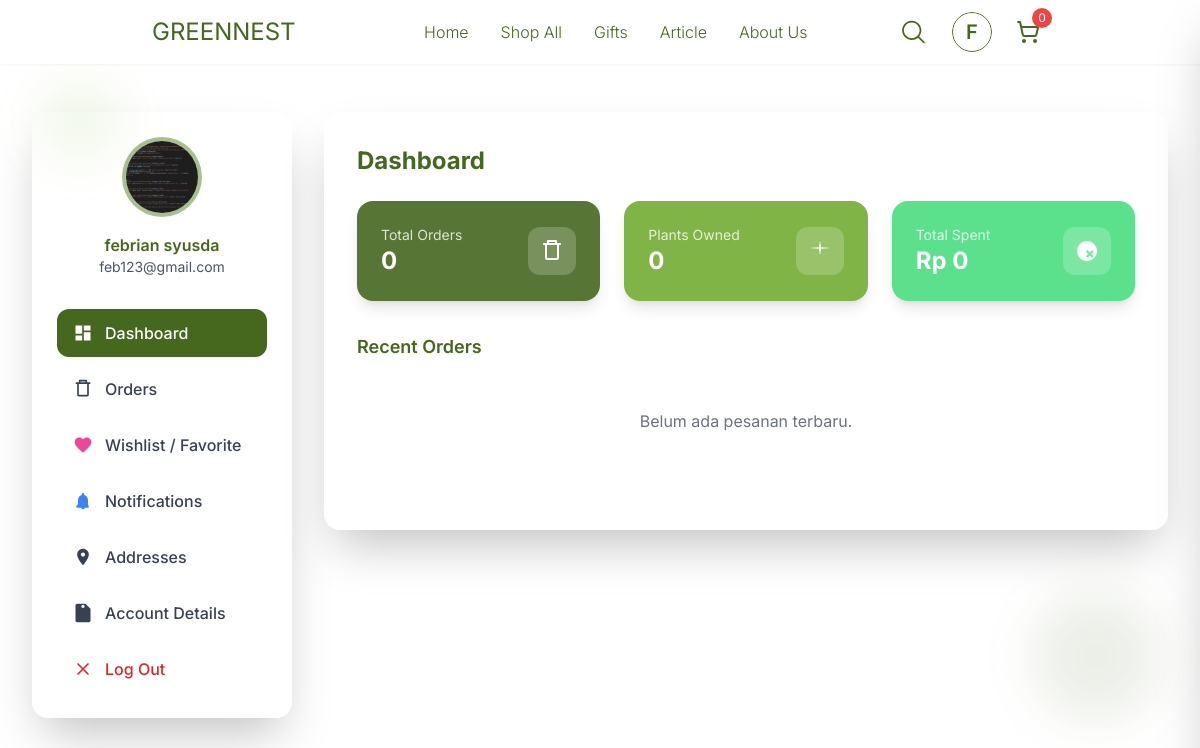
Before: /pengaturan.php (signed in) with the older database file.
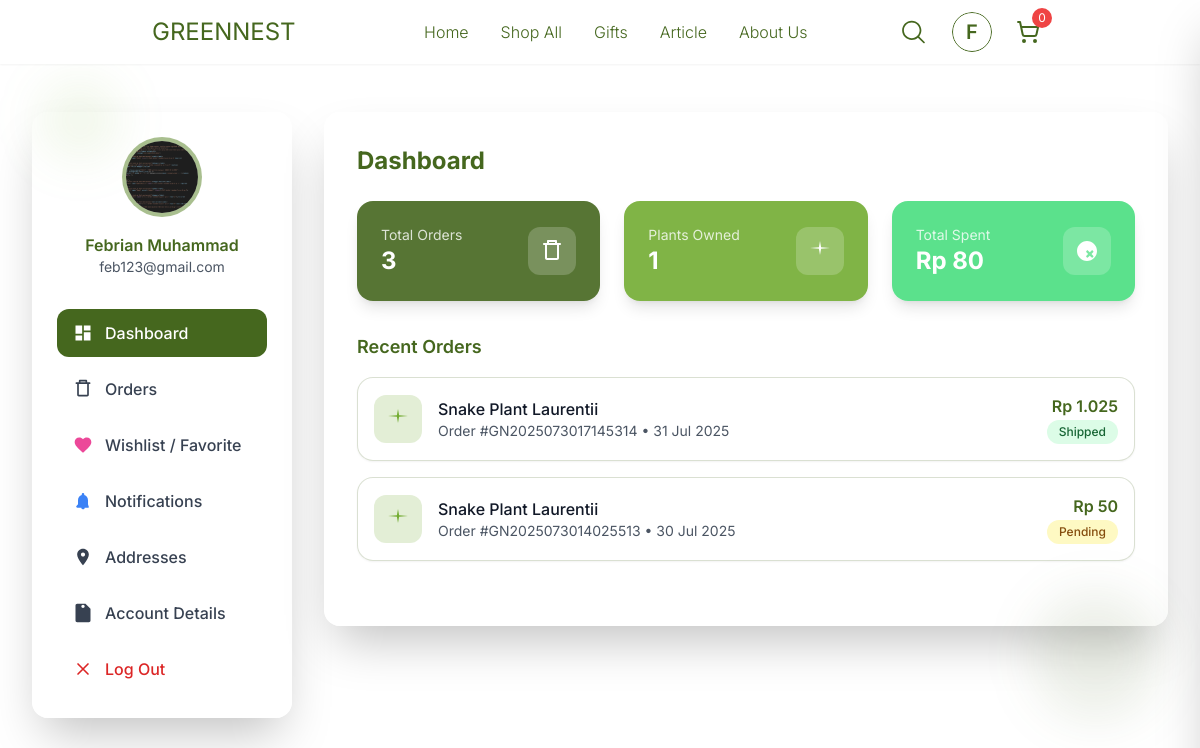
After: the same page with the newer database file.
### tables this page shows
CREATE TABLE `users` (
  `id` int NOT NULL,
  `name` varchar(100) DEFAULT NULL,
  `email` varchar(100) DEFAULT NULL,
  `password` varchar(255) DEFAULT NULL,
  `phone` varchar(20) DEFAULT NULL,
  `created_at` datetime DEFAULT NULL,
  `updated_at` datetime DEFAULT NULL,
  `profile_image` varchar(255) DEFAULT NULL,
  `is_admin` int DEFAULT '0'
);

CREATE TABLE `orders` (
  `id` int NOT NULL,
  `user_id` int DEFAULT NULL,
  `order_date` datetime DEFAULT NULL,
  `status` enum('pending','paid','shipped','delivered','completed','cancelled') DEFAULT NULL,
  `total_amount` decimal(10,2) DEFAULT NULL,
  `shipping_cost` decimal(10,2) DEFAULT '0.00',
  `payment_method` enum('transfer','ewallet','cod') DEFAULT NULL,
  `bukti_pembayaran` varchar(255) DEFAULT NULL,
  `shipping_address` text,
  `tracking_number` varchar(100) DEFAULT NULL,
  `created_at` datetime DEFAULT NULL
);

### component/cart-sidebar.php (called while the page is built, shortened)
<?php
$userId = $_SESSION['user_id'] ?? 0;
?>

### pengaturan.php (shortened to what the rows shown need)
<?php
require_once 'config/db.php';
$userId = $_SESSION['user_id'];
$userNotFound = false;
if (!isset($activeTab)) {
  $activeTab = isset($_GET['tab']) ? $_GET['tab'] : 'dashboard';
}
$userQuery = $conn->prepare("SELECT * FROM users WHERE id = ?");
$userQuery->bind_param('i', $userId);
$userQuery->execute();
$userResult = $userQuery->get_result();
$userData = $userResult->fetch_assoc();
?>
  <!DOCTYPE html>
<html lang="en">
  <head>
    <link rel="stylesheet" href="./src/output.css" />
    <link rel="stylesheet" href="./src/style.css" />
  </head>
  <body class="min-h-screen bg-white">
    <?php include('component/navbar.php'); ?>
    <div class="max-w-7xl mx-auto px-4 sm:px-6 lg:px-8 py-8">
      <div class="grid grid-cols-1 lg:grid-cols-4 gap-8 mt-20">
        <div class="lg:col-span-1">
          <div class="bg-white/80 backdrop-blur-md rounded-2xl shadow-2xl p-6 border border-white/20 sticky top-24">
            <div class="text-center mb-8">
              <?php if ($userNotFound): ?>
                <div class="mb-4 text-red-600">Data user tidak ditemukan di database.</div>
                <div class="w-20 h-20 bg-secondary/30 rounded-full flex items-center justify-center mx-auto mb-4 border-4 border-primary/30">
                  <span class="text-2xl font-bold text-white">?</span>
                </div>
                <h3 class="font-semibold text-primary">Belum diisi</h3>
                <p class="text-sm text-gray-600">Belum diisi</p>
              <?php else: ?>
                <div class="w-20 h-20 bg-secondary/30 rounded-full flex items-center justify-center mx-auto mb-4 border-4 border-primary/30 relative group cursor-pointer" id="profileImageWrapper">
                  <?php
                    if (!empty($userData['profile_image'])) {
                      echo '<img src="' . htmlspecialchars($userData['profile_image']) . '" alt="Foto Profil" class="w-full h-full object-cover rounded-full transition duration-200 group-hover:brightness-75" id="profileImage" />';
                    }
                  ?>
                </div>
                <h3 class="font-semibold text-primary">
                  <?php echo (isset($userData['name']) && $userData['name']) ? htmlspecialchars($userData['name']) : 'Belum diisi'; ?>
                </h3>
                <p class="text-sm text-gray-600">
                  <?php echo (isset($userData['email']) && $userData['email']) ? htmlspecialchars($userData['email']) : 'Belum diisi'; ?>
                </p>
              <?php endif; ?>
            </div>
          </div>
        </div>
        <div class="lg:col-span-3">
          <div id="content-dashboard" class="content-section <?php echo $activeTab !== 'dashboard' ? 'hidden' : ''; ?>">
            <div class="bg-white/80 backdrop-blur-md rounded-2xl shadow-2xl p-8 border border-white/20 mb-8">
              <h2 class="text-2xl font-bold text-primary mb-6">Dashboard</h2>
              <?php
                $recentOrdersQuery = $conn->prepare("
                  SELECT o.*, GROUP_CONCAT(p.name SEPARATOR ', ') as product_names
                  FROM orders o
                  LEFT JOIN order_items oi ON o.id = oi.order_id
                  LEFT JOIN products p ON oi.product_id = p.id
                  WHERE o.user_id = ?
                  GROUP BY o.id
                  ORDER BY o.order_date DESC
                  LIMIT 2
                ");
                $recentOrdersQuery->bind_param('i', $userId);
                $recentOrdersQuery->execute();
                $recentOrdersResult = $recentOrdersQuery->get_result();
                $recentOrders = [];
                while ($row = $recentOrdersResult->fetch_assoc()) {
                  $recentOrders[] = $row;
                }
              ?>
              <div class="mb-8">
                <div class="space-y-4">
                  <?php if (empty($recentOrders)): ?>
                    <div class="text-center text-gray-500 py-8">Belum ada pesanan terbaru.</div>
                  <?php else: ?>
                    <?php foreach ($recentOrders as $order): ?>
                      <div class="flex items-center justify-between p-4 bg-white/70 rounded-2xl border border-primary/20 shadow-sm">
                        <div class="flex items-center">
                          <div class="w-12 h-12 bg-secondary/20 rounded-xl flex items-center justify-center mr-4">
                            <svg class="w-6 h-6 text-secondary" fill="currentColor" viewBox="0 0 24 24">
                              <path d="M12 2L13.09 8.26L22 9L13.09 9.74L12 16L10.91 9.74L2 9L10.91 8.26L12 2Z" />
                            </svg>
                          </div>
                          <div>
                            <p class="font-medium text-gray-900"><?php echo htmlspecialchars($order['product_names']); ?></p>
                            <p class="text-sm text-gray-600">Order #<?php echo htmlspecialchars($order['tracking_number'] ?? $order['id']); ?> • <?php echo date('d M Y', strtotime($order['order_date'])); ?></p>
                          </div>
                        </div>
                        <div class="text-right">
                          <p class="font-semibold text-primary">Rp <?php echo number_format($order['total_amount'] + $order['shipping_cost'], 0, ',', '.'); ?></p>
                          <span class="inline-block px-3 py-1 text-xs font-medium rounded-full
  <?php
    $statusClass = [
      'pending' => 'bg-yellow-100 text-yellow-800',
      'paid' => 'bg-blue-100 text-blue-800',
      'shipped' => 'bg-green-100 text-green-800',
      'delivered' => 'bg-green-100 text-green-800',
      'completed' => 'bg-secondary/20 text-secondary',
      'cancelled' => 'bg-red-100 text-red-800'
    ];
    echo $statusClass[$order['status']] ?? 'bg-gray-100 text-gray-800';
  ?>">
  <?php echo ucfirst($order['status']); ?>
</span>
                        </div>
                      </div>
                    <?php endforeach; ?>
                  <?php endif; ?>
                </div>
              </div>
            </div>
          </div>
        </div>
      </div>
    </div>
  </body>
</html>

Changed rows visible on the page:
changed users "feb123@gmail.com": name "febrian syusda" → "Febrian Muhammad"
added orders: product_names "Snake Plant Laurentii", tracking_number "GN2025073017145314", order_date "31 Jul 2025", $order['total_amount'] + $order['shipping_cost'] "1.025", status "Shipped"
added orders: product_names "Snake Plant Laurentii", tracking_number "GN2025073014025513", order_date "30 Jul 2025", $order['total_amount'] + $order['shipping_cost'] "50", status "Pending"
Other visible differences:
$totalOrders: "0" → "3"
$plantsOwned: "0" → "1"
$totalSpent: "0" → "80"
text no longer shown: "Belum ada pesanan terbaru."
